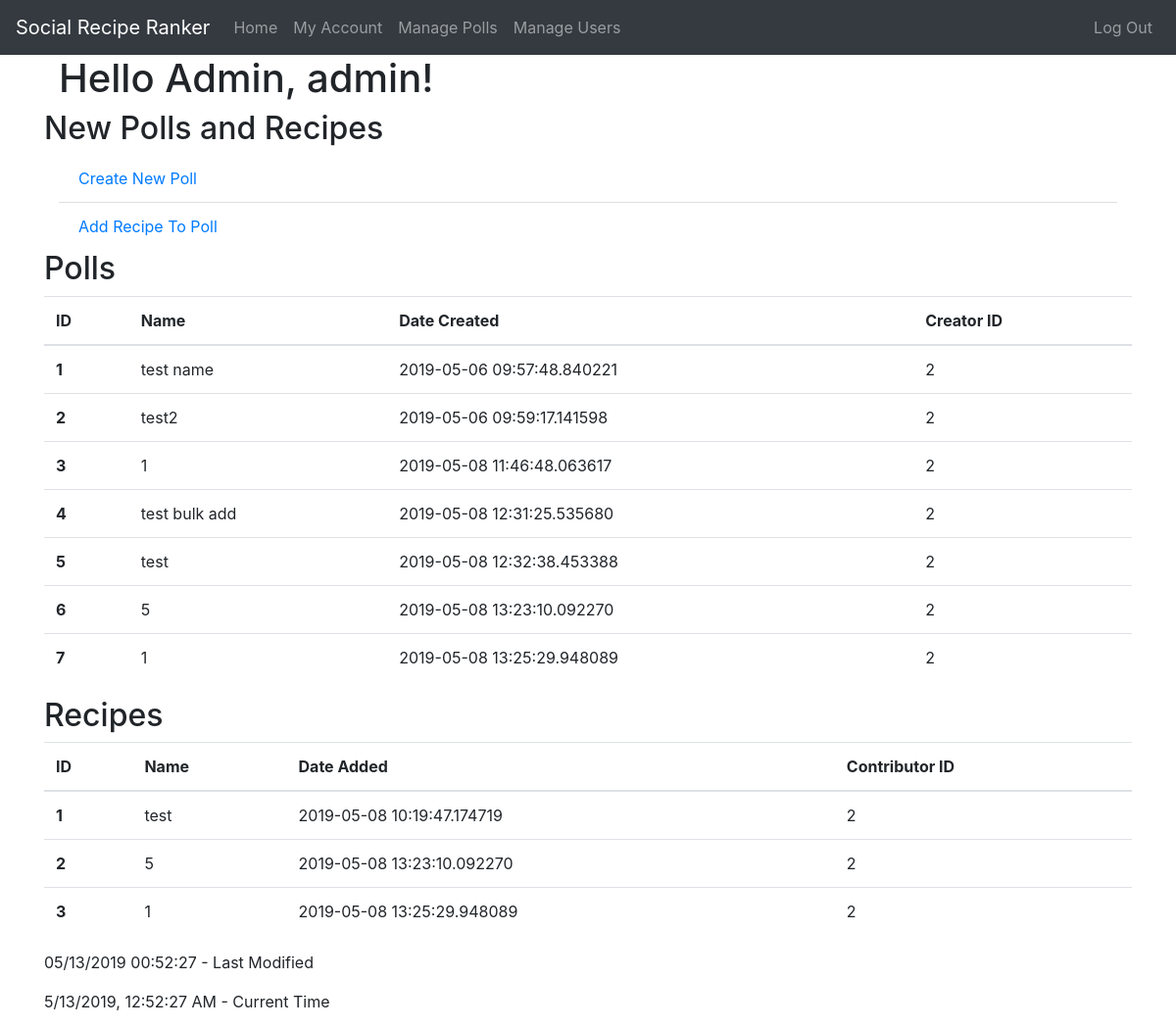
The app's page /manage_polls (signed in), older data.
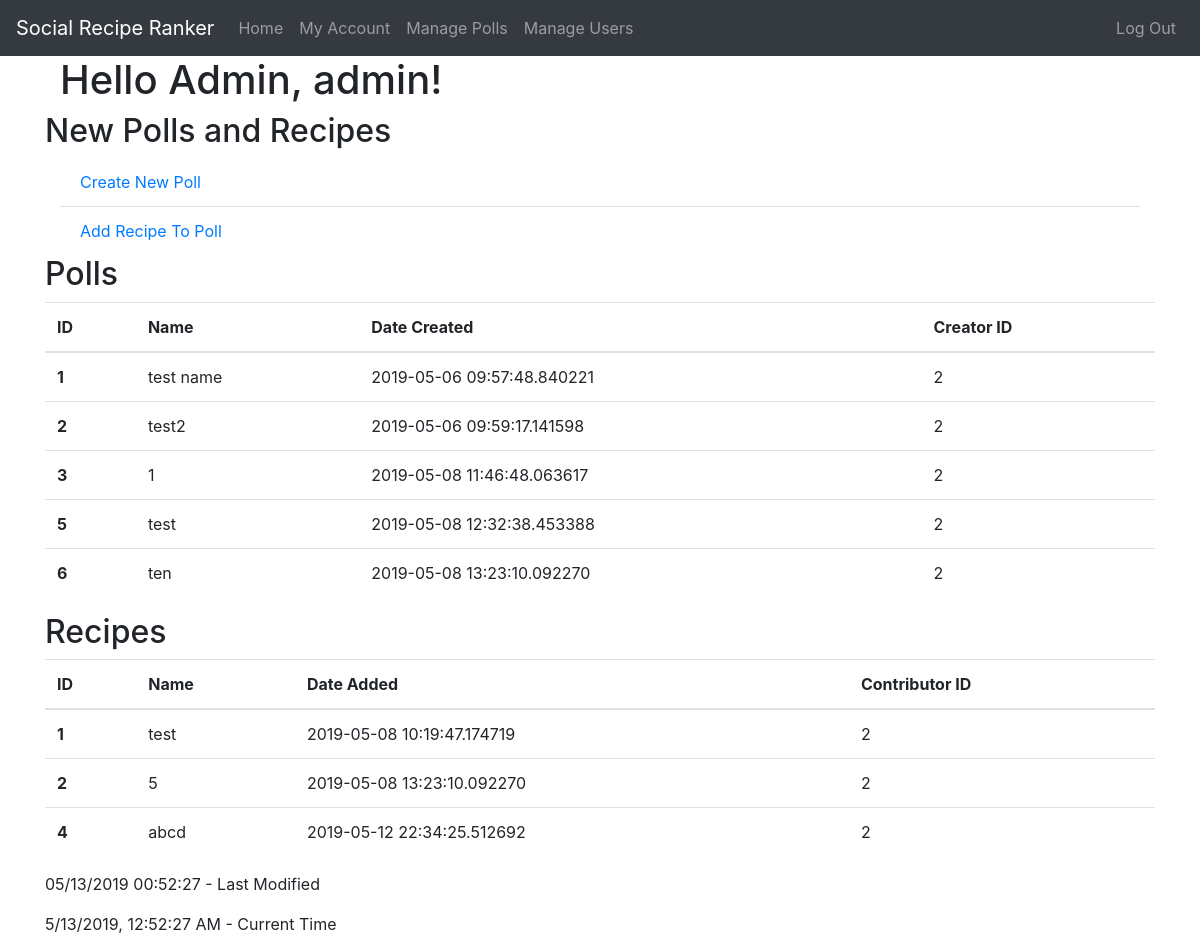
The same page, newer data.
### app/models.py (models this page shows, shortened)
class User(UserMixin, db.Model):
    id = db.Column(db.Integer, primary_key=True)  # not null and unique by default
    username = db.Column(db.String(64), nullable=False, unique=True, index=True)
    email = db.Column(db.String(128), nullable=False, unique=True, index=True)
    password_hash = db.Column(db.String(128), nullable=False)
    date_registered = db.Column(db.DateTime, nullable=False, index=True, default=datetime.utcnow)
    is_admin = db.Column(db.Boolean, nullable=False, default=False)
    polls = db.relationship("Poll", backref='creator', lazy='dynamic')  # dynamic so we can filter the queries later
    recipes = db.relationship("Recipe", backref='contributor', lazy='dynamic')

class Poll(db.Model):
    id = db.Column(db.Integer, primary_key=True)
    name = db.Column(db.String(64), nullable=False, index=True)
    description = db.Column(db.String(256), nullable=True)
    date_created = db.Column(db.DateTime, nullable=False, index=True, default=datetime.utcnow)
    creator_id = db.Column(db.Integer, db.ForeignKey('user.id'), nullable=False)
    recipes = db.relationship("Recipe", backref='poll', lazy='dynamic')

class Recipe(db.Model):
    id = db.Column(db.Integer, primary_key=True)
    name = db.Column(db.String(64), nullable=False, index=True)
    description = db.Column(db.String(256), nullable=True)
    date_added = db.Column(db.DateTime, nullable=False, index=True, default=datetime.utcnow)
    contributor_id = db.Column(db.Integer, db.ForeignKey('user.id'), nullable=False)
    poll_id = db.Column(db.Integer, db.ForeignKey('poll.id'), nullable=False)
    votes_count = db.Column(db.Integer, nullable=False, default=0)

### app/routes.py (the view)
@app.route('/manage_polls')
@login_required
def manage_polls():
    if current_user.is_admin:
        return render_template('manage_polls.html', title='Manage Polls', polls=Poll, recipes=Recipe)
    else:
        abort(403) # error 403 forbidden, no access if not admin

### app/models.py (called while the page is built)
@login_manager.user_loader
def load_user(id):
    return User.query.get(int(id))

### app/templates/manage_polls.html
{% extends "base.html" %}
{% block content %}
<article class="container">
  <header>
    <h1>Hello Admin, {{ current_user.username }}!</h1>
  </header>
  <section class="row">
    <h2>New Polls and Recipes</h2>
    <div class="container">
      <ul class="list-group list-group-flush">
        <li class="list-group-item list-group-item-action"><a href="{{ url_for('add_poll') }}">Create New Poll</a></li>
        <li class="list-group-item list-group-item-action"><a href="{{ url_for('add_recipe') }}">Add Recipe To Poll</a>
        </li>
      </ul>
    </div>
  </section>
  <section class="row">
    <h2>Polls</h2>
    <table class="table table-hover">
      <thead>
        <tr>
          <th scope="col">ID</th>
          <th scope="col">Name</th>
          <th scope="col">Date Created</th>
          <th scope="col">Creator ID</th>
        </tr>
      </thead>
      <tbody>
        {% for p in polls.query.all() %}
        <tr class='clickable-table-row' data-href="{{ url_for('poll', poll_id=p.id) }}">
          <th scope="row">{{ p.id }}</th>
          <td>{{ p.name }}</td>
          <td>{{ p.date_created }}</td>
          <td>{{ p.creator_id }}</td>
        </tr>
        {% endfor %}
      </tbody>
    </table>
  </section>
  <section class="row">
    <h2>Recipes</h2>
    <table class="table table-hover">
      <thead>
        <tr>
          <th scope="col">ID</th>
          <th scope="col">Name</th>
          <th scope="col">Date Added</th>
          <th scope="col">Contributor ID</th>
        </tr>
      </thead>
      <tbody>
        {% for r in recipes.query.all() %}
        <tr class='clickable-table-row' data-href="{{ url_for('recipe', recipe_id=r.id) }}">
          <th scope="row">{{ r.id }}</th>
          <td>{{ r.name }}</td>
          <td>{{ r.date_added }}</td>
          <td>{{ r.contributor_id }}</td>
        </tr>
        {% endfor %}
      </tbody>
    </table>
  </section>
</article>
{% endblock %}

### app/templates/base.html (shortened to what this page needs)
<!DOCTYPE html>
<html lang="en">
<head>
    <link rel="stylesheet" type="text/css" href="/static/css/bootstrap.min.css"/>
    <link rel="stylesheet" type="text/css" href="/static/css/style.css"/>
</head>
<body>
    <nav class="navbar navbar-expand-sm navbar-dark bg-dark">
        <a class="navbar-brand" href="/">Social Recipe Ranker</a>
        <ul class="navbar-nav">
            <li class="nav-item"><a class="nav-link" href="{{ url_for('index') }}">Home</a></li>
            <li class="nav-item"><a class="nav-link" href="{{ url_for('account') }}">My Account</a></li>
            {% if current_user.is_admin %}
            <li class="nav-item"><a class="nav-link" href="{{ url_for('manage_polls') }}">Manage Polls</a></li>
            <li class="nav-item"><a class="nav-link" href="{{ url_for('manage_users') }}">Manage Users</a></li>
            {% else %}
            <li class="nav-item"><a class="nav-link" href="{{ url_for('polls') }}">Polls</a></li>
            {% endif %}
        </ul>
        <ul class="navbar-nav ml-auto">
            {% if current_user.is_anonymous %}
            <li class="nav-item"><a class="nav-link" href="{{ url_for('register') }}">Sign Up</a></li>
            <li class="nav-item"><a class="nav-link" href="{{ url_for('login') }}">Login</a></li>
            {% else %}
            <li class="nav-item"><a class="nav-link" href="{{ url_for('logout') }}">Log Out</a></li>
            {% endif %}
        </ul>
    </nav>
    <div class="container body-content">
            {% block content %}{% endblock %}
            <footer>
                <p id="last_modified">Last Modified</p>
                <p id="current_time">Current Time</p>
            </footer>
    </div>
</body>
</html>

### app/static/css/style.css (style rules this page uses)
table tr[data-href] { cursor: pointer; }

Row changes from the older to the newer data that the page shows:
removed Poll: id "4", name "test bulk add", date_created "2019-05-08 12:31:25.535680", creator_id "2"
removed Poll: id "7", name "1", date_created "2019-05-08 13:25:29.948089", creator_id "2"
removed Recipe: id "3", name "1", date_added "2019-05-08 13:25:29.948089", contributor_id "2"
changed Poll id 6: name "5" → "ten"
added Recipe: id "4", name "abcd", date_added "2019-05-12 22:34:25.512692", contributor_id "2"
